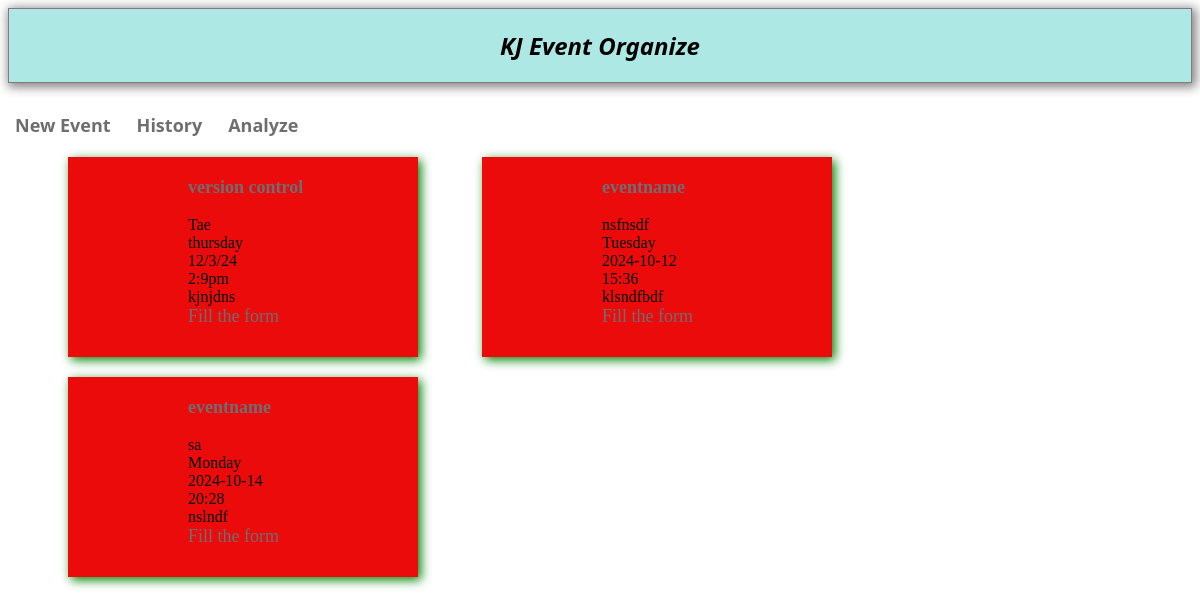
Page / (signed in) on the earlier database version.
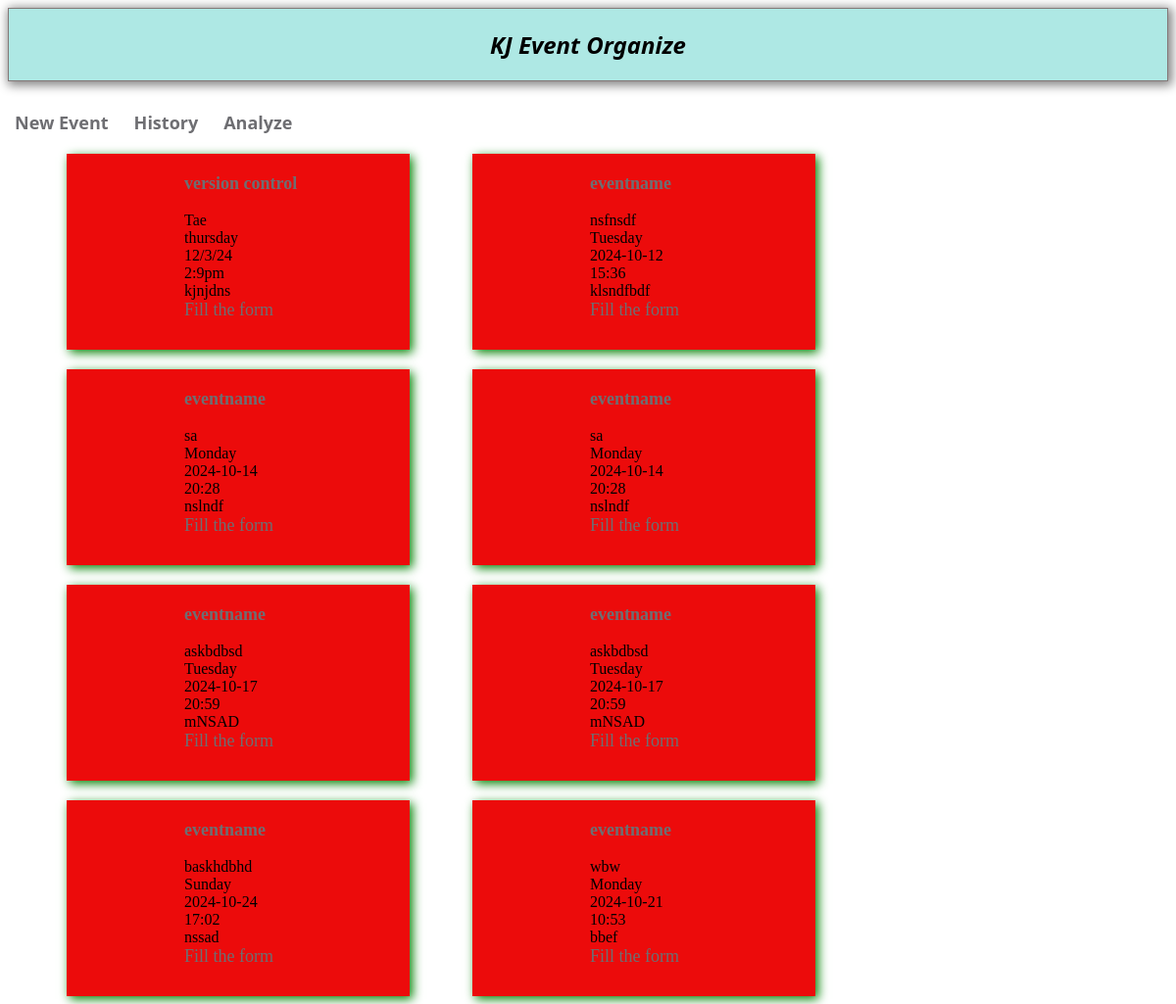
Same page on the later database version.
### app/models.py (models this page shows)
class EventInformation(models.Model):
    eventname = models.CharField(max_length=122)
    eventorganizer = models.CharField(max_length=122)
    eventday = models.CharField(max_length=122)
    eventdate = models.CharField(max_length=122)
    eventtime = models.CharField(max_length=122)
    eventabout = models.TextField(max_length=1000)
    eventfile = models.FileField(upload_to='files/')
    fileurl=models.CharField(max_length=122)
    user = models.ForeignKey(CustomUser, on_delete=models.CASCADE, null=True)

### app/views.py (the view)
# urls.py: path("",views.home,name=""),
def home(request):
    if request.user.is_authenticated:
        allevents=EventInformation.objects.all()
        allformdata=FormData.objects.all()
        print(allevents)
        return render(request, "home.html",{'event':allevents,'zip_event_form':zip(allevents,allformdata)})
    else:
        return redirect("/auth")

### templates/home.html (shortened to what this page needs)
<!DOCTYPE html>
<html lang="en">
<head>
</head>
<body>
    <div class="header">
        KJ Event Organize
    </div>
    <div class="options">
        <a href="/event_info">New Event</a>
    </div>
    <div class="options">
        <a href="">History</a>
    </div>
    <div class="options">
        <a href="">Analyze</a>
    </div>
    <div class="contents">
        {% for index1, index2 in zip_event_form %}
        <div class="cards">
            <div class="content">
                <h3 ><a href="form/{{index1.pk}}">{{index1.eventname}}</a></h3>
                {{index1.eventorganizer}} <br>
                {{index1.eventday}} <br>
                {{index1.eventdate}} <br>
                {{index1.eventtime}} <br>
                {{index1.eventabout}} <br>
                <a href="event/{{index2.data}}">Fill the form</a>
            </div>
        </div>{% endfor %}
    </div>
</body>
</html>

Differences in the rows shown:
now on this page (row unchanged): EventInformation: eventname "eventname", eventorganizer "sa", eventday "Monday", eventdate "2024-10-14", eventtime "20:28", eventabout "nslndf"
now on this page (row unchanged): EventInformation: eventname "eventname", eventorganizer "askbdbsd", eventday "Tuesday", eventdate "2024-10-17", eventtime "20:59", eventabout "mNSAD"
now on this page (row unchanged): EventInformation: eventname "eventname", eventorganizer "askbdbsd", eventday "Tuesday", eventdate "2024-10-17", eventtime "20:59", eventabout "mNSAD"
added EventInformation: eventname "eventname", eventorganizer "baskhdbhd", eventday "Sunday", eventdate "2024-10-24", eventtime "17:02", eventabout "nssad"
added EventInformation: eventname "eventname", eventorganizer "wbw", eventday "Monday", eventdate "2024-10-21", eventtime "10:53", eventabout "bbef"
